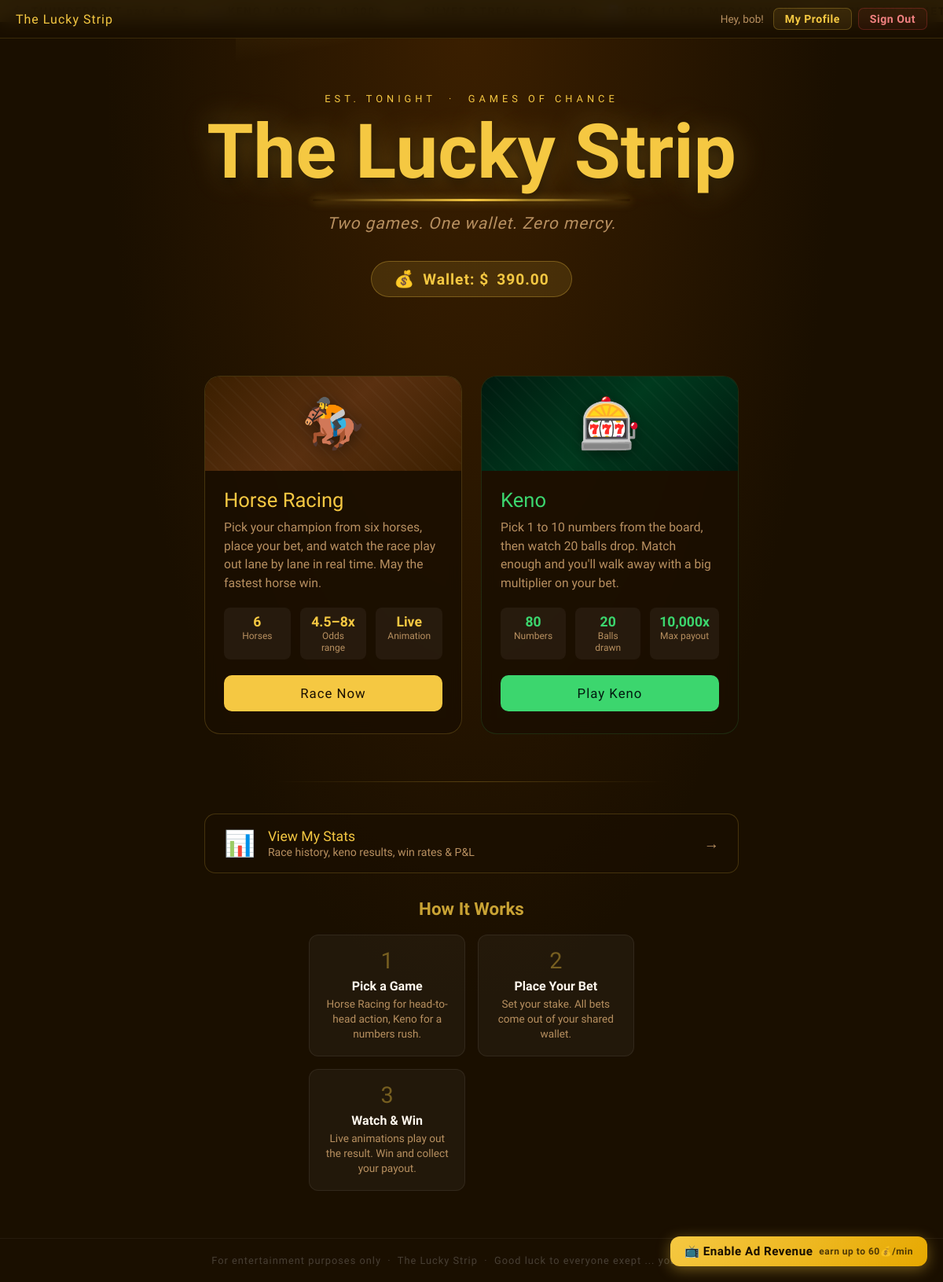
Page / (signed in) on the earlier database version.
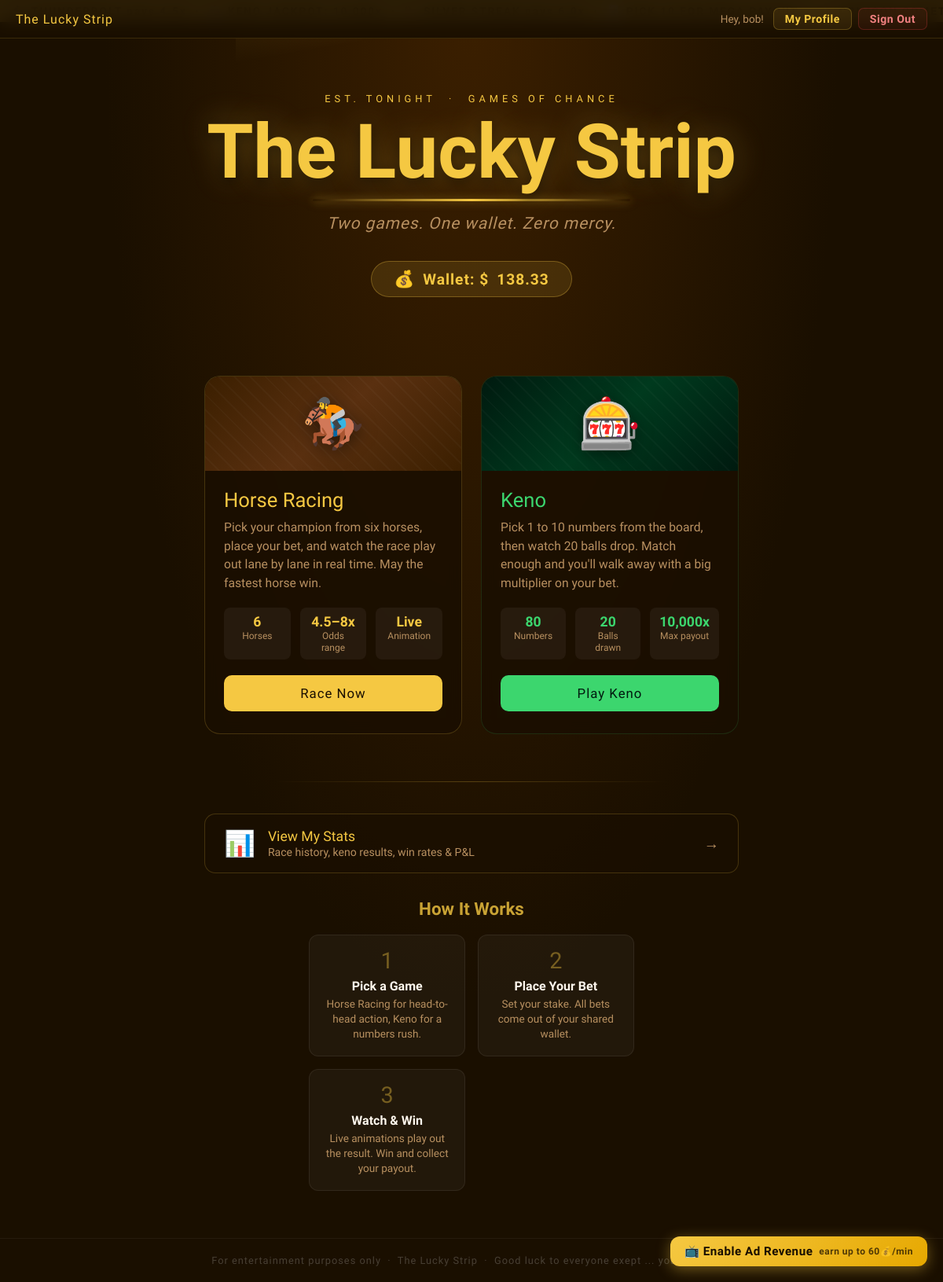
Same page on the later database version.
### tables this page shows
CREATE TABLE users (
            id            INTEGER PRIMARY KEY AUTOINCREMENT,
            username      TEXT    NOT NULL UNIQUE,
            email         TEXT    NOT NULL UNIQUE,
            password_hash TEXT    NOT NULL,
            wallet        REAL    NOT NULL DEFAULT 1000.0,
            created_at    TEXT    NOT NULL
        );

### app.py (the view)
@app.route('/')
@login_required
def home():
    return render_template('Index.html', user=current_user())

### app.py (called while the page is built)
def get_db():
    if 'db' not in g:
        g.db = sqlite3.connect(DATABASE)
        g.db.row_factory = sqlite3.Row   # access columns by name not teh index
    return g.db

def login_required(f):    #fragile ai thing
    @wraps(f)
    def decorated(*args, **kwargs):
        if 'user_id' not in session:
            return redirect(url_for('login'))
        return f(*args, **kwargs)
    return decorated

def current_user():
    if 'user_id' not in session:
        return None
    return get_db().execute('SELECT * FROM users WHERE id = ?', (session['user_id'],)).fetchone()

### Templates/Index.html (shortened to what this page needs)
<!DOCTYPE html>
<html lang="en">
<head>
</head>
<body data-ad-penalty="{% if ad_penalty is defined and ad_penalty %}true{% else %}false{% endif %}">
<nav class="top-nav">
  <span class="nav-brand">The Lucky Strip</span>
  <div class="nav-links">
    {% if user is defined and user %}
    <span style="color:var(--muted);font-size:0.85rem;margin-right:4px;">Hey, {{ user['username'] }}!</span>
    <a href="/profile" class="nav-link">My Profile</a>
    <a href="/logout"  class="nav-link logout">Sign Out</a>
    {% else %}
    <a href="/login"  class="nav-link">Login</a>
    <a href="/signup" class="nav-link">Sign Up</a>
    {% endif %}
  </div>
</nav>
<div class="ticker-wrap">
  <span class="ticker-inner">
  </span>
</div>
<section class="hero">
  <p class="hero-eyebrow">Est. Tonight &nbsp;·&nbsp; Games of Chance</p>
  <h1>The Lucky Strip</h1>
  <p class="hero-sub">Two games. One wallet. Zero mercy.</p>
  <div class="wallet-pill">
    <span class="coin">💰</span>
    Wallet: $<span id="wallet-display">{% if user is defined and user %}{{ "%.2f"|format(user['wallet']) }}{% else %}1000.00{% endif %}</span>
  </div>
</section>
<div class="games">
  <a href="/race" class="game-card race">
    <div class="card-banner">
      <span class="card-emoji">🏇</span>
    </div>
    <div class="card-body">
      <div class="card-title">Horse Racing</div>
      <p class="card-desc">
        Pick your champion from six horses, place your bet, and watch the race play out lane by lane in real time. May the fastest horse win.
      </p>
      <div class="card-stats">
        <div class="stat">
          <span class="stat-val">6</span>
          <span class="stat-lbl">Horses</span>
        </div>
        <div class="stat">
          <span class="stat-val">4.5–8x</span>
          <span class="stat-lbl">Odds range</span>
        </div>
        <div class="stat">
          <span class="stat-val">Live</span>
          <span class="stat-lbl">Animation</span>
        </div>
      </div>
      <span class="play-btn">Race Now</span>
    </div>
  </a>
  <a href="/keno" class="game-card keno">
    <div class="card-banner">
      <span class="card-emoji">🎰</span>
    </div>
    <div class="card-body">
      <div class="card-title">Keno</div>
      <p class="card-desc">
        Pick 1 to 10 numbers from the board, then watch 20 balls drop. Match enough and you'll walk away with a big multiplier on your bet.
      </p>
      <div class="card-stats">
        <div class="stat">
          <span class="stat-val">80</span>
          <span class="stat-lbl">Numbers</span>
        </div>
        <div class="stat">
          <span class="stat-val">20</span>
          <span class="stat-lbl">Balls drawn</span>
        </div>
        <div class="stat">
          <span class="stat-val">10,000x</span>
          <span class="stat-lbl">Max payout</span>
        </div>
      </div>
      <span class="play-btn">Play Keno</span>
    </div>
  </a>
</div>
<div class="divider"></div>
{% if user is defined and user %}
<a href="/profile" style="text-decoration:none;width:100%;max-width:720px;padding:0 20px;display:block;margin-bottom:32px;">
  <div style="background:rgba(26,15,0,0.7);border:1px solid rgba(245,200,66,0.2);border-radius:14px;padding:18px 24px;display:flex;align-items:center;gap:16px;transition:border-color 0.2s;" onmouseover="this.style.borderColor='var(--accent)'" onmouseout="this.style.borderColor='rgba(245,200,66,0.2)'">
    <span style="font-size:2rem;">📊</span>
    <div>
      <div style="font-family:'Rye',serif;color:var(--accent);font-size:1.1rem;">View My Stats</div>
      <div style="color:var(--muted);font-size:0.88rem;margin-top:2px;">Race history, keno results, win rates &amp; P&amp;L</div>
    </div>
    <span style="margin-left:auto;color:var(--muted);font-size:1.2rem;">→</span>
  </div>
</a>
{% endif %}
<div class="how-to">
  <h2>How It Works</h2>
  <div class="steps">
    <div class="step">
      <div class="step-num">1</div>
      <div class="step-title">Pick a Game</div>
      <div class="step-desc">Horse Racing for head-to-head action, Keno for a numbers rush.</div>
    </div>
    <div class="step">
      <div class="step-num">2</div>
      <div class="step-title">Place Your Bet</div>
      <div class="step-desc">Set your stake. All bets come out of your shared wallet.</div>
    </div>
    <div class="step">
      <div class="step-num">3</div>
      <div class="step-title">Watch & Win</div>
      <div class="step-desc">Live animations play out the result. Win and collect your payout.</div>
    </div>
  </div>
</div>
<footer>For entertainment purposes only &nbsp;·&nbsp; The Lucky Strip &nbsp;·&nbsp; Good luck to everyone exept ... you know who</footer>
<button class="ad-toggle-btn" id="ad-toggle-btn" onclick="window._adSystem.toggle()">
  📺 Enable Ad Revenue <span class="ad-earn-rate">earn up to 60💰/min</span>
</button>
</body>
</html>

Differences in the rows shown:
changed users "bob": wallet "390.00" → "138.33"
